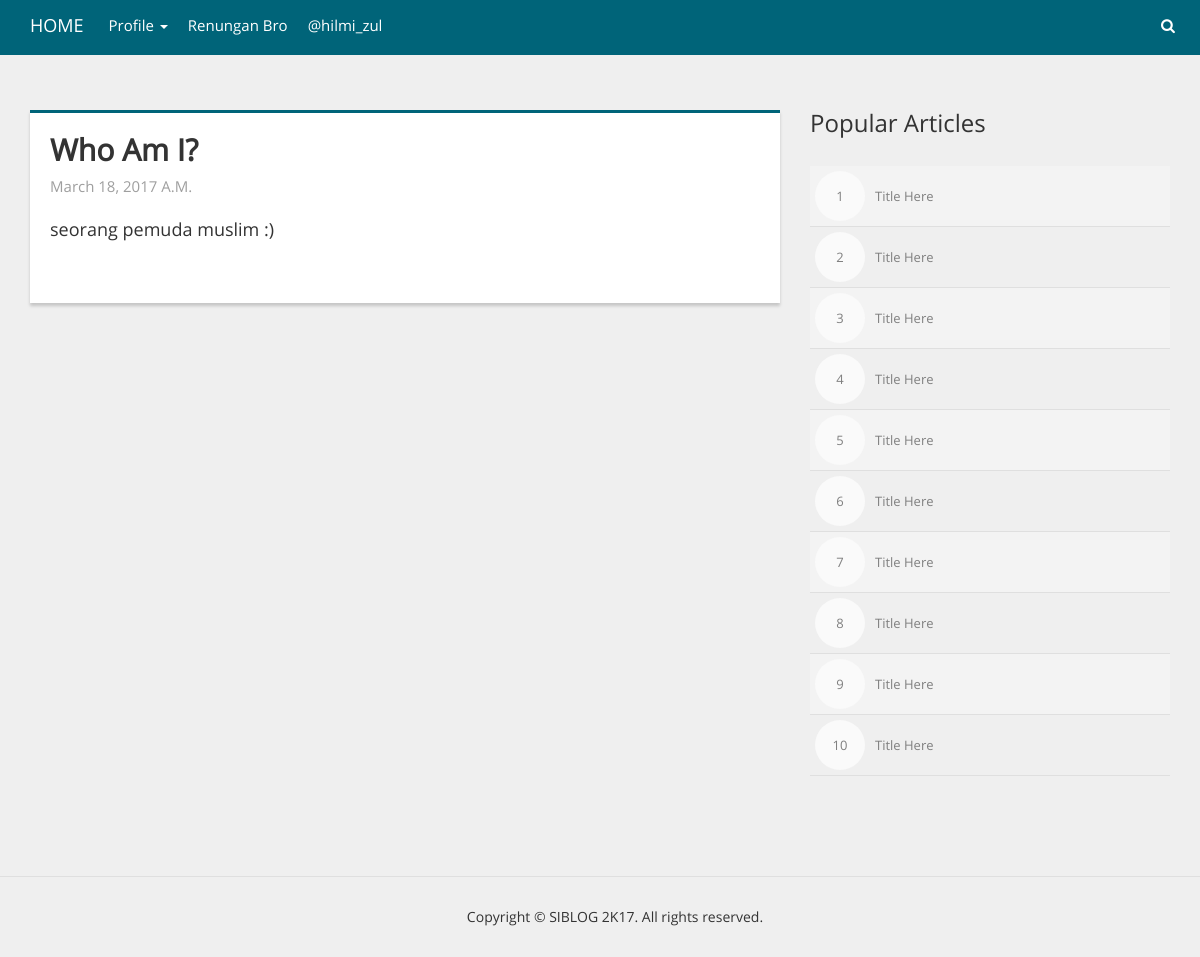
Page /page/1 on the committed database.
### menus/models.py (models this page shows, shortened)
class MainMenu(models.Model):
  TYPE_CHOICES = (
    ('link', 'Link'),
    ('page', 'Page'),
    ('category', 'Category'),
  )
  type_menu = models.CharField(max_length=40, choices=TYPE_CHOICES)
  id_page = models.ForeignKey(Page, null=True, blank=True)
  id_category = models.ForeignKey(Category, null=True, blank=True)
  label_menu = models.CharField(max_length=40)
  slug_menu = models.CharField(max_length=40)
  publish = models.BooleanField(default=True)

### post/models.py (models this page shows, shortened)
class Page(models.Model):
  date_post = models.DateField()
  postman = models.ForeignKey(Profile)
  title = models.CharField(max_length=80)
  content = HTMLField()
  publish = models.BooleanField(default=True)

### post/views.py (the view)
# urls.py: url(r'^page/(\d+)', post_views.statis),
def statis(request,id_page):
  statis = Page.objects.get(id=int(id_page))
  tag_title = General.objects.get(id=1)
  tag_title_dyn = statis.title
  main_menus = MainMenu.objects.filter(publish=True).order_by('id')
  sub_menus = SubMenu.objects.filter(publish=True).order_by('id')
  return render(request, 'statis.html', {'statis':statis, 'tag_title':tag_title, 'tag_title_dyn':tag_title_dyn,
                                         'main_menus':main_menus, 'sub_menus':sub_menus})

### post/templates/statis.html
{% extends "layout/base.html" %}
{% block content %}
  <section class="static">
    <div class="container">
      <div class="row">
        <div class="col-md-8">
          <div class="static-inner">
            <h2>{{ statis.title }}</h2>
            <div class="time">{{ statis.date_post }} A.M.</div>
            <div class="content">
              {{ statis.content | safe }}
            </div>
          </div>
        </div>
        {% include "layout/sidebar.html" %}
      </div>
    </div>
  </section>
{% endblock %}

### templates/layout/nav.html (shortened to what this page needs)
  <nav class="navbar navbar-default navbar-fixed-top">
    <div class="container">
      <div class="navbar-header">
        <a href="/" class="navbar-brand">HOME</a>
      </div>
      <div id="navbar" class="navbar-collapse collapse">
        <ul class="nav navbar-nav">
          {% for main_menu in main_menus %}
            {% if main_menu.type_menu == 'link' %}
              {% if main_menu.slug_menu == '/' %}
                <li><a href="{{ main_menu.slug_menu }}">{{ main_menu.label_menu }}</a></li>
              {% elif main_menu.slug_menu == '#' %}
                <li class="dropdown">
                  <a href="{{ main_menu.slug_menu }}" class="dropdown-toggle" data-toggle="dropdown" role="button" aria-haspopup="true" aria-expanded="false">{{ main_menu.label_menu }} <span class="caret"></span></a>
                </li>
              {% else %}
                <li><a href="{{ main_menu.slug_menu }}" target="_blank">{{ main_menu.label_menu }}</a></li>
              {% endif %}
            {% endif %}
            {% if main_menu.type_menu == 'category' %}
              <li><a href="/category/{{ main_menu.id_category_id }}">{{ main_menu.label_menu }}</a></li>
            {% endif %}
          {% endfor %}
        </ul>
        <ul class="nav navbar-nav navbar-right">
          <li><a href="#"><i class="fa fa-search"></i></a></li>
        </ul>
      </div>
    </div>
  </nav>

### assets/css/lapis.css (style rules this page uses)
html { width: 100%; height: 100%; }
body { width: 100%; height: 100%; font-family: OpenSans; background-color: #efefef; }
a { color: inherit; }
.static { margin: 20px 0 0 0; padding-top: 90px; }
.static .static-inner { height: 100%; border-top: 3px solid #006479; background-color: #fff; -webkit-box-shadow: 0 3px 3px rgba(0, 0, 0, .175); box-shadow: 0 3px 3px rgba(0, 0, 0, .175); }
.static .static-inner h2 { margin-top: 0; font-weight: bold; padding: 20px 20px 0 20px; }
.static .static-inner .time { color: #9f9f9f; font-size: 15px; padding: 0 20px 0 20px; margin-bottom: 20px; }
.static .static-inner .content { margin-top: 20px; font-size: 18px; padding: 0 20px 50px 20px; }
.static .col-md-8 { margin-bottom: 50px; }

### assets/css/bs-custom.css (style rules this page uses)
.navbar { margin-bottom: 0; }
.navbar-default, .navbar-inverse { min-height: 55px; border: none; background-color: #006479; border-radius: 0; -webkit-border-radius: 0; -moz-border-radius: 0; }
.navbar-default .navbar-brand { color: #fff; }
.navbar-default .navbar-nav > li > a { color: #fff; transition: all 0.3s ease 0s; -webkit-transition: all 0.3s ease 0s; -moz-transition: all 0.3s ease 0s; }
.navbar-default .navbar-collapse, .navbar-default .navbar-form { border-color: #e7e7e7; }
.navbar-default .navbar-nav > li > a { font-size: 15px; padding-left: 10px; padding-right: 10px; }

### rows in the picture
MainMenu: label_menu "Profile"
MainMenu: label_menu "Renungan Bro"
MainMenu: label_menu "@hilmi_zul"
Page: title "Who Am I?", date_post "March 18, 2017", content "seorang pemuda muslim :)"
